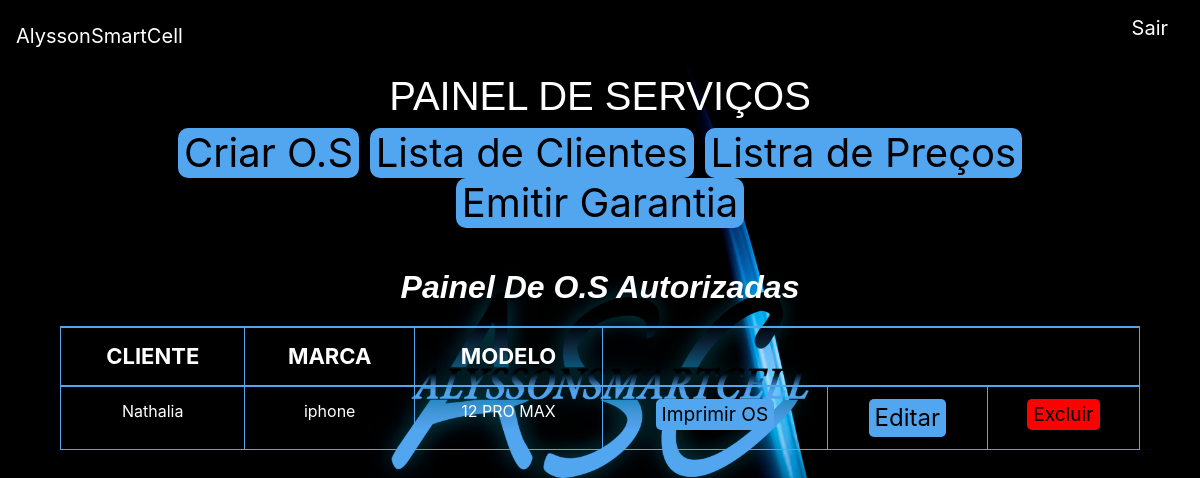
The app's page /inicial/ with its own data.
### OS/models.py (models this page shows)
class ordens_servico(models.Model):
    cliente = models.TextField(max_length=255)
    email = models.TextField(max_length=255)
    contato = models.FloatField()
    data = models.DateField(default=datetime.now)
    modelo = models.TextField(max_length=10)
    marca = models.TextField(max_length=10)
    avarias = models.BooleanField(default=False)
    if avarias == True:
        tipo_avaria = models.TextField()
    else:
        pass
    bateria = models.BooleanField(default=False)
    cartao_memoria = models.BooleanField(default=False)
    chip = models.BooleanField(default=False)
    tampa = models.BooleanField(default=False)
    capa = models.BooleanField(default=False)
    tela = models.BooleanField(default=False)
    display = models.BooleanField(default=False)
    touch = models.BooleanField(default=False)
    ligando = models.BooleanField(default=False)
    vibrando = models.BooleanField(default=False)
    oxidacao = models.BooleanField(default=False)
    botao_home = models.BooleanField(default=False)
    botao_power = models.BooleanField(default=False)
    botoes_volume = models.BooleanField(default=False)
    conector_carga = models.BooleanField(default=False)
    slot_chip= models.BooleanField(default=False)
    outros = models.BooleanField(default=False)
    bateria = models.BooleanField(default=False)
    senha = models.BooleanField(default=False)
    valor = models.FloatField
    defeito = models.TextField(max_length=50)

### users/views.py (the view)
# urls.py: path('inicial/', views_users.pagina_inicial, name='PaginaInicial'),
def pagina_inicial(request):
    dados = {
        'dados':ordens_servico.objects.all
    }
    return render(request, 'users/inicial.html', context=dados)

### users/templates/users/inicial.html (shortened to what this page needs)
{% extends 'users/base.html' %}
{% block conteudo %}
{% load crispy_forms_tags %}
<div class="container">
    <h1 class="titulo" style="text-align: center;">PAINEL DE SERVIÇOS</h1>
    <div class="container">
        <h1 class="botoes" style="text-align: center;font-size: 40px; " >
            <button ><a href="novaos" style="color: black; ">Criar O.S</a></button>
            <button ><a href="{% url 'detalhes_das_os' %}" style="color: black;">Lista de Clientes</a></button>
            <button ><a href="{% url 'tabela' %}" style="color: black;">Listra de Preços</a></button>
            <button ><a href="{% url 'garantia' %}" style="color: black;">Emitir Garantia</a></button>
        </h1>
        <h2>Painel De O.S Autorizadas</h2>
        <table class="table">
            <tr>
                <th style="font-size: larger; font-size: 22px;">CLIENTE</th>
                <th style="font-size: larger; font-size: 22px;">MARCA</th>
                <th style="font-size: larger; font-size: 22px;">MODELO</th>
            </tr>
            {% for dado in dados %}
            <tr >
                <td>{{dado.cliente}}</td>
                <td>{{dado.marca}}</td>
                <td>{{dado.modelo}}</td>
                <div class="bt">
                    <td><button ><a href="{% url 'imprimiros' dado.id %}" style="text-align: center; text-decoration: none; color: black; font-size: larger;">Imprimir OS</a></button></td>
                    <td><button style="background-color: #52a5ef;"><a href="{% url 'editar' dado.id %}" style="color: black; text-align: center; text-decoration: none; font-size:x-large;">Editar</a></button></td>
                    <td><button style="background-color: red; "><a href="{% url 'excluir' dado.id %}" style="color: black; text-align: center; text-decoration: none; font-size: larger;">Excluir</a></button></td>
                </div>
            </tr>
            {% endfor %}
        </table>
    </div>
</div>
{% endblock %}

### users/templates/users/base.html (style rules this page uses)
body { height: 100vh; background-color: black; background-position: center center; background-repeat: no-repeat; background-size: contain; }

### users/templates/users/inicial.html (style rules this page uses)
.table tr { color: white; text-align: center; text }
table, th, td, tr { border: 1px solid #52a5ef; border-collapse: collapse; border-radius: 50px; margin-top: 20px; border-top: 2px solid #52a5ef; }
.titulo { color: white; font-family: Arial, Helvetica, sans-serif; }
.botoes button { background-color: #52a5ef; border-radius: 10px; }
.botoes a { text-decoration: none; }
.bt td, button { border-radius: 5px; text-decoration: none; background-color: #52a5ef; border: none; color: black; }
h2 { color: white; font-family: Arial, Helvetica, sans-serif; font-style: italic; font-weight: bold; text-align: center; margin-top: 40px; }

### records on screen
ordens_servico: cliente "Nathalia", marca "iphone", modelo "12 PRO MAX"
